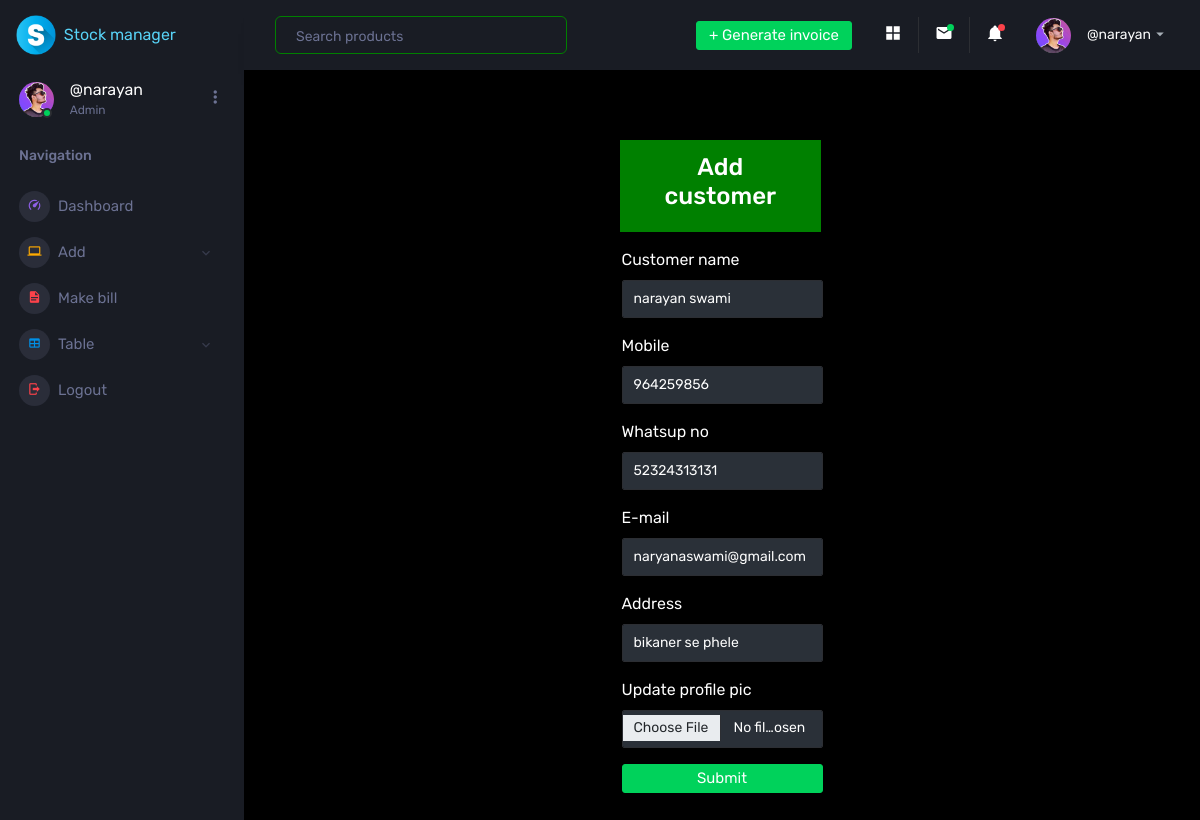
Screenshot of /customer_edit.php?id=1 (signed in) with the database file from the repository.
### tables this page shows
CREATE TABLE `customer` (
  `id` int(5) NOT NULL,
  `profile` varchar(200) DEFAULT NULL,
  `name` varchar(50) DEFAULT NULL,
  `mobile` varchar(13) NOT NULL,
  `whatsup_no` varchar(13) NOT NULL,
  `email` varchar(100) NOT NULL,
  `address` tinytext NOT NULL,
  `created_at` timestamp NOT NULL DEFAULT current_timestamp(),
  `updated_at` timestamp NOT NULL DEFAULT current_timestamp() ON UPDATE current_timestamp()
);

### customer_edit.php (the view)
<?php include "top.php" ?>
<?php
    $id=$_GET["id"];
    $con=new mysqli("localhost","root","","stock");
    $sql="SELECT * from customer WHERE id=$id";
    $rs=$con->query($sql);
        if($rs->num_rows> 0){
            $data= mysqli_fetch_all($rs, MYSQLI_ASSOC);
      }
      foreach($data as $info){
?>
<div class="container  w-25 mt-3">
        <div class="alert  text-center text-light" style="width:100.30%;margin-left:-2px;border-radius:0;background-color:green">
            <h3>Add customer</h3>
        </div>
        <form method="post" enctype="multipart/form-data" action="store.php">
            <div class="mb-3">
                <label for="exampleInputPassword1" class="form-label">Customer name</label>
                <input type="text" name="name" value="<?=$info["name"];?>" required placeholder="Enter customer name" class="form-control"
                    id="exampleInputPassword1">
            </div>
            <div class="mb-3">
                <label for="exampleInputPassword1" class="form-label">Mobile</label>
                <input type="number" name="mobile" value="<?=$info["mobile"];?>" placeholder="Enter purchase price" required class="form-control"
                    id="exampleInputPassword1">
            </div>
            <div class="mb-3">
                <label for="exampleInputPassword1" class="form-label">Whatsup no</label>
                <input type="number" name="whatsup_no" value="<?=$info["whatsup_no"];?>" placeholder="Enter whatsup number" required class="form-control"
                    id="exampleInputPassword1">
            </div>
            <div class="mb-3">
                <label for="exampleInputPassword1" class="form-label">E-mail</label>
                <input type="email" name="email" value="<?=$info["email"];?>" placeholder="Enter your e-mail" required class="form-control"
                    id="exampleInputPassword1">
            </div>
            <div class="mb-3">
                <label for="exampleInputPassword1" class="form-label">Address</label>
                <input type="" name="address" value="<?=$info["address"];?>" placeholder="Enter your address" required class="form-control"
                    id="exampleInputPassword1">
            </div>
            <div class="mb-3">
                <label for="exampleInputPassword1" class="form-label">Update profile pic</label>
                <input type="file" name="profile" value="<?=$info["name"];?>" required class="form-control" id="exampleInputPassword1">
            </div>
            <div class="d-grid gap-2 mt-3">
                <button type="submit" class="btn btn-success" name="customer">Submit</button>
            </div>
        </form>
    </div>
    </div>
    <?php } ?>
    <?php include "bottam.php"?>

### rows the page displays
customer: name "narayan swami", mobile "964259856", whatsup_no "52324313131", email "naryanaswami@gmail.com", address "bikaner se phele"

### other values shown
$_SESSION["username"] "@narayan"
